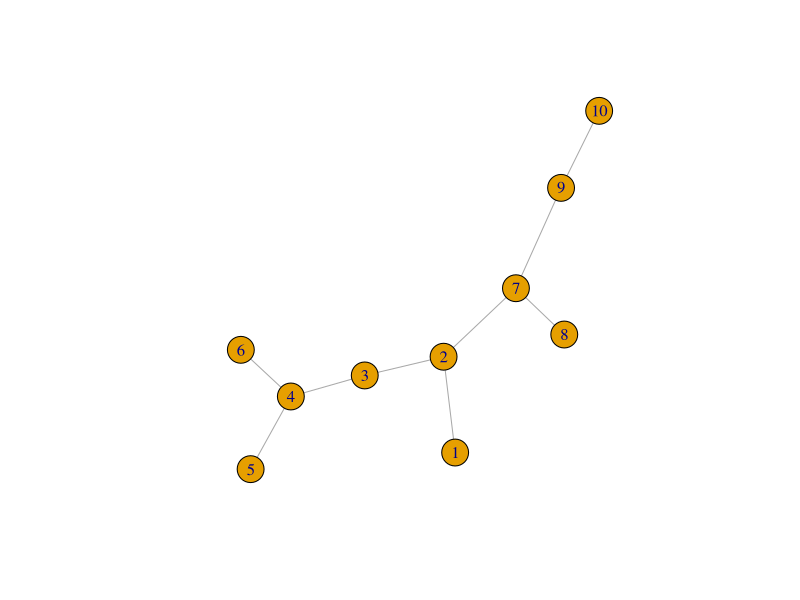
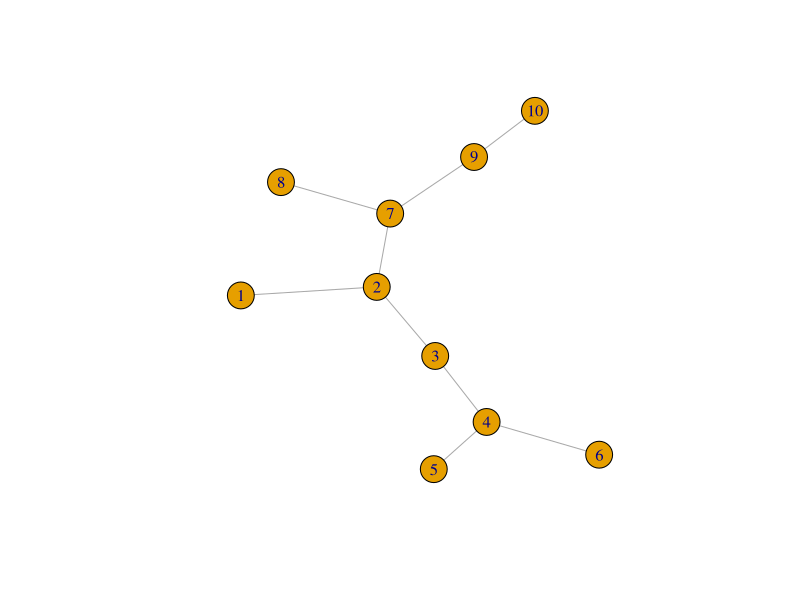
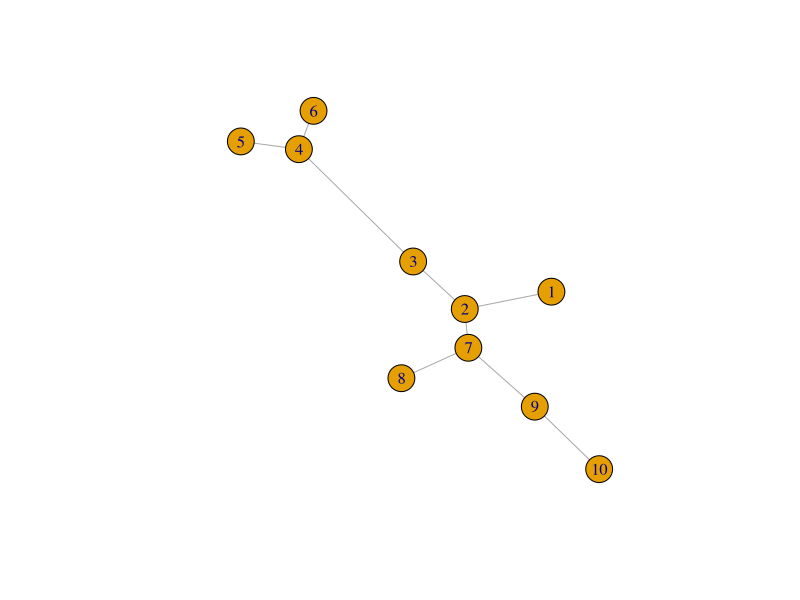

The R script that drew these images, in order:
library(igraph)

gtree<-graph(edges=
		c(1,2,2,3,3,4,4,5,4,6,2,7,7,8,7,9,9,10),n=10,directed=FALSE
)

plot(gtree)

T<-matrix(0,10,10)
T[1,2]<-1
T[2,3]<-1
T[3,4]<-1
T[4,5]<-1
T[4,6]<-1
T[2,7]<-1
T[7,8]<-1
T[7,9]<-1
T[9,10]<-1
T<-T+t(T)

gtree<-graph_from_adjacency_matrix(T,mode="undirected")

plot(gtree)

E(gtree)[1]$weight<-3
E(gtree)[2]$weight<-4
E(gtree)[3]$weight<-9
E(gtree)[4]$weight<-0.5
E(gtree)[5]$weight<-8
E(gtree)[6]$weight<-4
E(gtree)[7]$weight<-3
E(gtree)[8]$weight<-2
E(gtree)[9]$weight<-1

plot(gtree)

distances(gtree)


